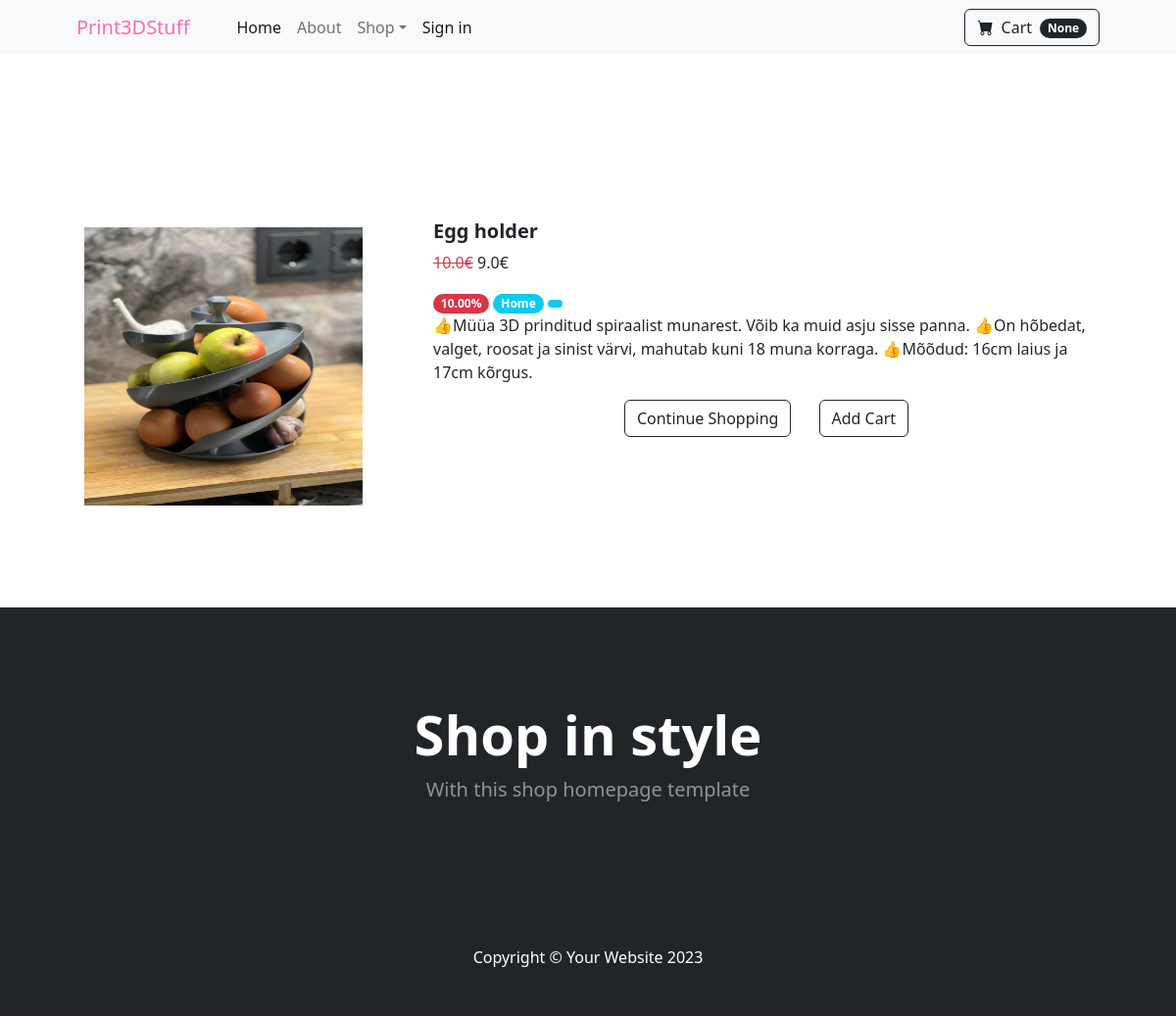
Page /product/egg-holder/ on the earlier database version.
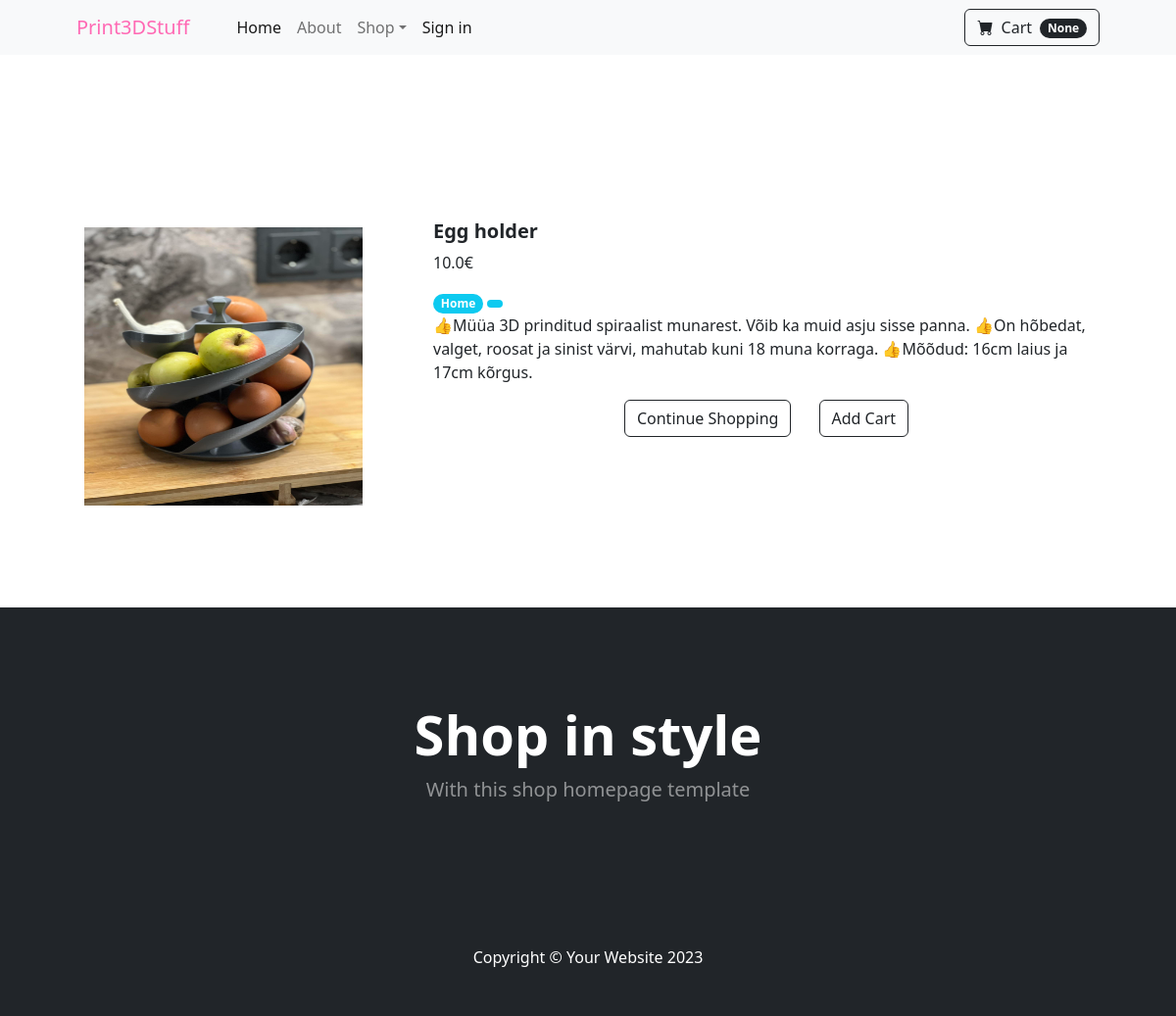
Same page on the later database version.
### mainapp/models.py (models this page shows, shortened)
class Item(models.Model):
    title = models.CharField(max_length=100)
    price = models.FloatField()
    discount_price = models.FloatField(blank=True, null=True)
    category = models.CharField(choices=CATEGORY_CHOICES, max_length=5)
    slug = models.SlugField()
    description = models.TextField()
    image = models.ImageField()
    def get_discount_percent(self):
        if self.discount_price is not None and self.price is not None and self.price != 0:
            discount_percent = 100 - (self.discount_price * 100 / self.price)
            return discount_percent
        return 0  # or any other fallback value
    def get_add_to_cart(self):
        return reverse('mainapp:add-to-cart', kwargs={
            'slug': self.slug
        })

### mainapp/views.py (the view)
# urls.py: path('product/<slug>/', views.ProductDetailView.as_view(), name='product'),
class ProductDetailView(DetailView):
    model = Item
    template_name = 'product.html'

### mainapp/templatetags/cart_template.py (called while the page is built)
@register.filter(name="cart_count")
def cart_count(user):
    if user.is_authenticated:
        query_set = Order.objects.filter(user=user, ordered=False)
        if query_set.exists():
            return query_set[0].items.count()
        return 0

### templates/product.html (shortened to what this page needs)
{% extends 'base.html' %}
{% block content %}
<section class="py-5">
    <div class="container px-4 px-lg-5 mt-5">
        <div class="row gx-md-5 justify-content-center">
            <div class="col-md-4 mb-5">
                    <img class="card-img-top p-2" src="{{ item.image.url }}" alt="..." style="max-height: 300px; width: 300px;" />
            </div>
            <div class="col-md-8 mb-5">
                <h5 class="fw-bolder">{{ item.title }}</h5>
                {% if item.discount_price %}
                <p><del class="mt-2 text-danger">{{ item.price }}€</del>
                        {{ item.discount_price }}€</p>
                <span class="badge rounded-pill bg-danger">{{ item.get_discount_percent|floatformat:2 }}%</span>
                {% else %}
                <p>{{ item.price }}€</p>
                {% endif %}
                <span class="badge rounded-pill bg-info">{{ item.get_category_display }} </span>
                <span class="badge rounded-pill bg-info">{{ item.get_label_display }} </span>
                <p>{{ item.description }}</p>
                <div class="card-footer p-4 pt-0 border-top-0 bg-transparent">
                    <div class="text-center">
                        <a class="btn btn-outline-dark mt-auto me-4" href="{% url 'mainapp:index' %}">Continue Shopping</a>
                        <a class="btn btn-outline-dark mt-auto" href="{{ item.get_add_to_cart }}">Add Cart</a>
                    </div>
                </div>
            </div>
        </div>
    </div>
 </section>
{% endblock %}

Differences in the rows shown:
changed Item "Egg holder": discount_price "9.0" → (not shown); get_discount_percent "10.00" → (not shown)
